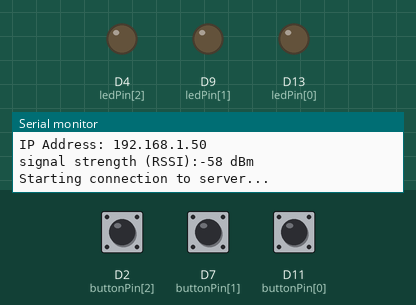
Recording of a sketch running on a simulated Arduino Uno R4 WiFi. Parts: output pins drawn as LEDs (lit = HIGH), the last lines printed to the serial monitor. Inputs (shaded band) come from the test bench; at power-on: D2 (buttonPin[2]) HIGH, D7 (buttonPin[1]) HIGH, D11 (buttonPin[0]) HIGH. WiFi joins after 1.5 s; servers stay silent unless stated.

Above: at 12.7 s.
12.8 s: D2 (buttonPin[2]) pulled LOW for 0.15 s
At 12.92 s:
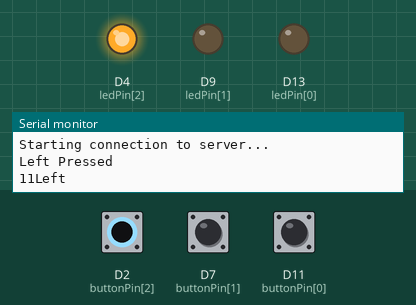
14.5 s: D7 (buttonPin[1]) pulled LOW for 0.15 s
At 14.62 s:
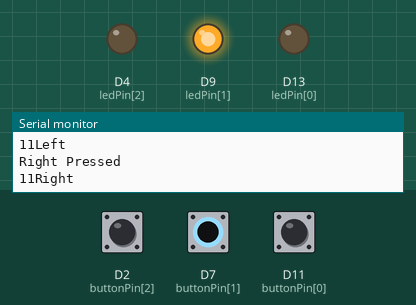
16.2 s: D11 (buttonPin[0]) pulled LOW for 0.15 s
At 16.32 s:
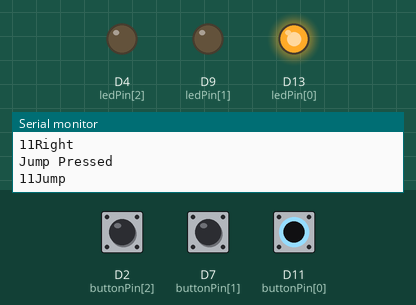
17.9 s: D11 (buttonPin[0]) pulled LOW for 3.2 s
At 21.8 s:
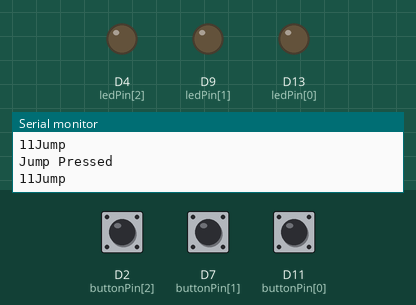
22.6 s: D2 (buttonPin[2]) pulled LOW for 3.2 s
At 24.0 s:
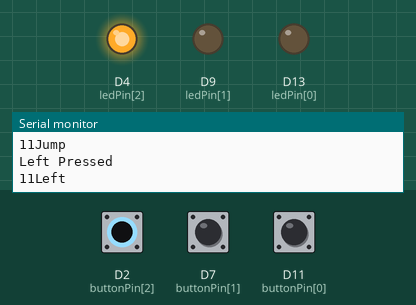
27.3 s: D2 (buttonPin[2]) driven LOW and D7 (buttonPin[1]) driven LOW
At 27.6 s:
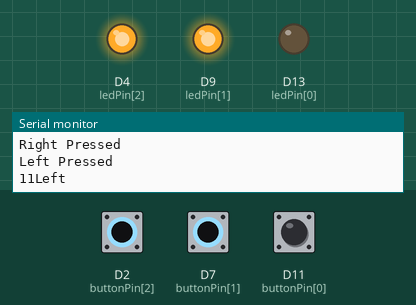
Timing chart, 0 to 29.8 s (numbered marks = the images above; inputs shaded):
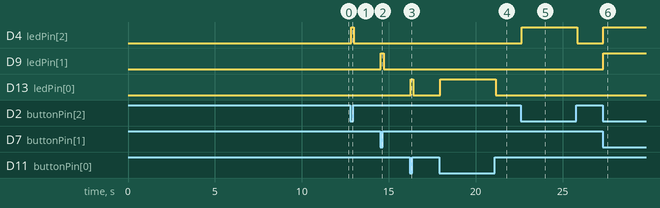

Measured:
- after the input at 12.8 s, D4 (ledPin[2]): LOW → HIGH after 0.05 s, → LOW 0.15 s later
- after the input at 14.5 s, D9 (ledPin[1]): LOW → HIGH after 0.05 s, → LOW 0.15 s later
- after the input at 16.2 s, D13 (ledPin[0]): LOW → HIGH after 0.05 s, → LOW 0.15 s later
- after the input at 17.9 s, D13 (ledPin[0]): LOW → HIGH after 0.05 s, → LOW 3.2 s later
- after the input at 22.6 s, D4 (ledPin[2]): LOW → HIGH after 0.05 s, → LOW 3.2 s later
- after the input at 27.3 s, D4 (ledPin[2]), D9 (ledPin[1]): LOW → HIGH after 0.05 s

The sketch:

Button.ino
```cpp
#include <WiFiS3.h>

// WIFI
#define DESTINATION_IP "192.168.0.218"
#define DESTINATION_IP2 "192.168.0.219"
#define DESTINATION_PORT 8002

#define SECRET_SSID "ETC_Test_Wi-Fi"
#define SECRET_PASS "etcdemo123"

int status = WL_IDLE_STATUS;
char ssid[] = SECRET_SSID;  // your network SSID (name)
char pass[] = SECRET_PASS;  // your network password (use for WPA, or use as key for WEP)
int keyIndex = 0;           // your network key index number (needed only for WEP)

unsigned int localPort = 2390;  // local port to listen on
char packetBuffer[256];                 //buffer to hold incoming packet

WiFiUDP Udp;

// Button
const int buttonPin[3] = {11, 7, 2};  // the number of the pushbutton pin
const int ledPin[3] = {13, 9, 4};    // the number of the LED pin
const String buttonName[3] = {"Jump", "Right", "Left"};

int ledState[3] = {LOW, LOW, LOW};        // the current state of the output pin
int buttonState[3] = {LOW, LOW, LOW};            // the current reading from the input pin
int lastButtonState[3] = {LOW, LOW, LOW};  // the previous reading from the input pin

// the following variables are unsigned longs because the time, measured in
// milliseconds, will quickly become a bigger number than can be stored in an int.
unsigned long lastDebounceTime[3] = {0, 0, 0};  // the last time the output pin was toggled
unsigned long debounceDelay = 50;    // the debounce time; increase if the output flickers

bool sendingState = false;
int indexToSend = -1;
unsigned long lastSendTime = 0;  // the last time the output pin was toggled
unsigned long sendDelay = 50;    // the debounce time; increase if the output flickers

void SetupButtons() {
  for (int i = 0; i < 3; i++) {
    pinMode(buttonPin[i], INPUT_PULLUP);
    pinMode(ledPin[i], OUTPUT);
    digitalWrite(ledPin[i], ledState[i]);
  }
}

void SetupWifi() {
  if (WiFi.status() == WL_NO_MODULE) {
    Serial.println("Communication with WiFi module failed!");
    // don't continue
    while (true);
  }

  String fv = WiFi.firmwareVersion();
  if (fv < WIFI_FIRMWARE_LATEST_VERSION) {
    Serial.println("Please upgrade the firmware");
  }

  // attempt to connect to WiFi network:
  while (status != WL_CONNECTED) {
    Serial.print("Attempting to connect to SSID: ");
    Serial.println(ssid);
    // Connect to WPA/WPA2 network. Change this line if using open or WEP network:
    status = WiFi.begin(ssid, pass);

    // wait 10 seconds for connection:
    delay(10000);
  }
  Serial.println("Connected to WiFi");
  printWifiStatus();

  Serial.println("\nStarting connection to server...");
  // if you get a connection, report back via serial:
  Udp.begin(localPort);
}

void setup() {
  Serial.begin(9600);

  SetupButtons();
  SetupWifi();
}

void loop() {

  for (int i = 0; i < 3; i++) {
    UpdateButtonState(i);
  }
  UpdateSendState();
}

void UpdateButtonState(int index) {

  // read the state of the switch into a local variable:
  int reading = digitalRead(buttonPin[index]);

  // check to see if you just pressed the button
  // (i.e. the input went from LOW to HIGH), and you've waited long enough
  // since the last press to ignore any noise:

  // If the switch changed, due to noise or pressing:
  if (reading != lastButtonState[index]) {
    // reset the debouncing timer
    lastDebounceTime[index] = millis();
  }

  if ((millis() - lastDebounceTime[index]) > debounceDelay) {
    // whatever the reading is at, it's been there for longer than the debounce
    // delay, so take it as the actual current state:

    // if the button state has changed:
    if (reading != buttonState[index]) {
      buttonState[index] = reading;
      if (buttonState[index] == LOW) {
        Serial.println(buttonName[index] + " Pressed");
        SendButtonPressedEvent(index);
        //messageSent = true;
        ledState[index] = HIGH;
      }
      else {
        ledState[index] = LOW;
      }
    }
  }

  // set the LED:
  digitalWrite(ledPin[index], ledState[index]);

  // save the reading. Next time through the loop, it'll be the lastButtonState:
  lastButtonState[index] = reading;

  //return messageSent;
}

void UpdateSendState() {
  if (sendingState) {
    if ((millis() - lastSendTime) > sendDelay) {
      sendingState = false;
    }
    return;
  }
  if (indexToSend != -1) {
    SendEvent(buttonName[indexToSend]);
    sendingState = true;
    lastSendTime = millis();
    indexToSend = -1;
  }
}

void SendButtonPressedEvent(int index) {
  indexToSend = index;
}

void SendEvent(String msg) {
  char eventBuffer[10];
  msg.toCharArray(eventBuffer, sizeof(eventBuffer));
  Serial.print(Udp.beginPacket(DESTINATION_IP, DESTINATION_PORT));
  Udp.write(eventBuffer);
  Serial.print(Udp.endPacket());
  Serial.println(eventBuffer);

  /*Serial.print("Send to headset 2");
  Serial.print(Udp.beginPacket(DESTINATION_IP2, DESTINATION_PORT));
  Udp.write(eventBuffer);
  Serial.print(Udp.endPacket());
  Serial.println(eventBuffer);*/
}

void printWifiStatus() {
  // print the SSID of the network you're attached to:
  Serial.print("SSID: ");
  Serial.println(WiFi.SSID());

  // print your board's IP address:
  IPAddress ip = WiFi.localIP();
  Serial.print("IP Address: ");
  Serial.println(ip);

  // print the received signal strength:
  long rssi = WiFi.RSSI();
  Serial.print("signal strength (RSSI):");
  Serial.print(rssi);
  Serial.println(" dBm");
}
```
